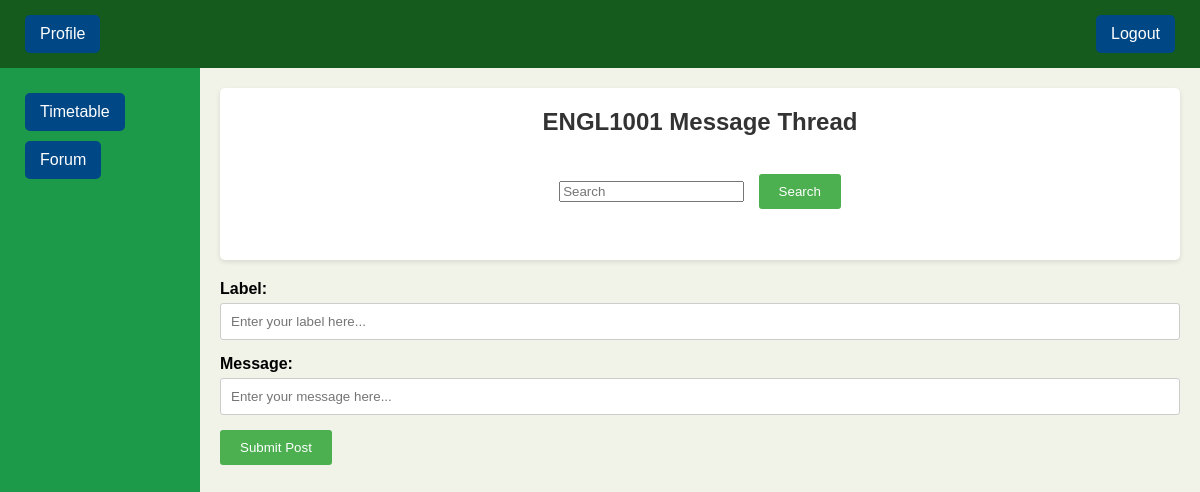
The app's page /message_board?class_id=ENGL1001 (signed in), older data.
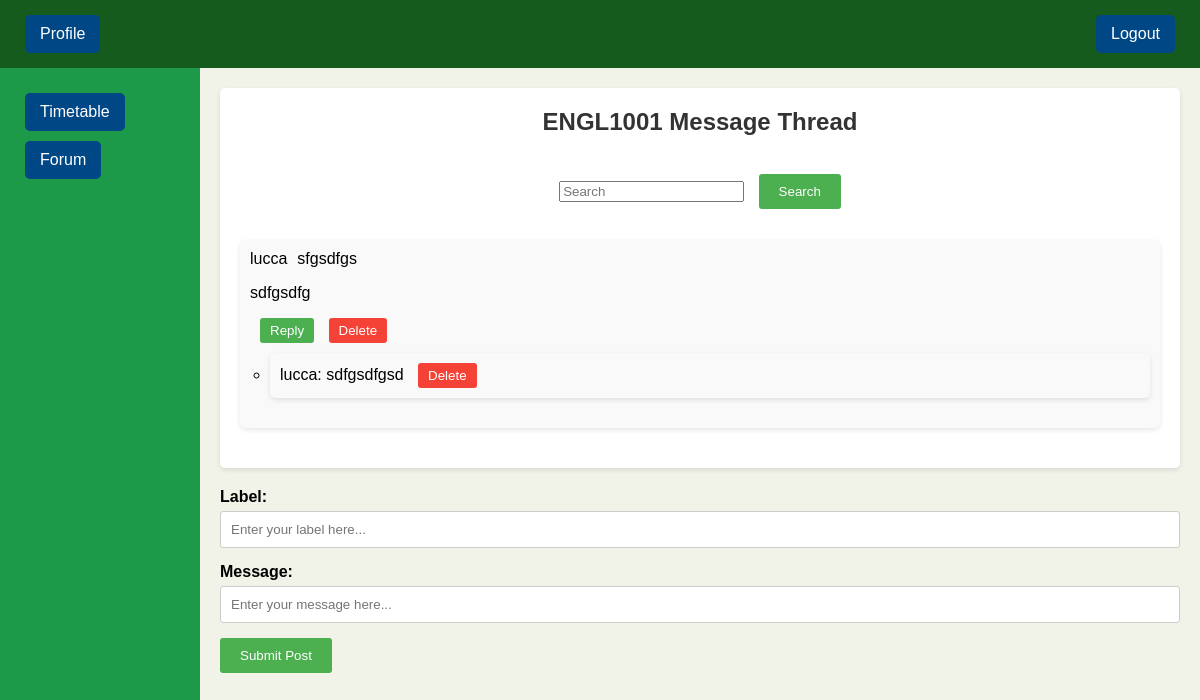
The same page, newer data.
### src/models.py (models this page shows, shortened)
class Message(db.Model):
    id = db.Column(db.Integer, primary_key=True)
    user_id = db.Column(db.Integer, db.ForeignKey('user.id'), nullable=False)
    content = db.Column(db.Text, nullable=False)
    timestamp = db.Column(db.DateTime, index=True, default=datetime.utcnow)
    parent_id = db.Column(db.Integer, db.ForeignKey(
        'message.id'), nullable=True)
    image_url = db.Column(db.String, nullable=True)
    label = db.Column(db.Text, nullable=False)
    unit_id = db.Column(db.Integer, db.ForeignKey('units.unit_id'))
    user = db.relationship('User', backref='messages')
    replies = db.relationship('Message', backref=db.backref(
        'parent', remote_side=[id]), lazy='dynamic')

class User(db.Model, UserMixin):
    id = db.Column(db.Integer, primary_key=True)
    username = db.Column(db.String(20), unique=True, nullable=False)
    password = db.Column(db.String(60), nullable=False)
    email = db.Column(db.String(120), unique=True, nullable=True)
    role = db.Column(db.String(20), nullable=False)
    email_verified = db.Column(db.Boolean, nullable=False, default=False)

### src/routes.py (the view)
@main.route('/message_board')
@login_required
def message_board():
    class_id = request.args.get('class_id')
    if not class_id:
        return "Class ID is required", 400
    messages = Message.query.filter_by(unit_id=class_id).all()
    return render_template('message_board.html', messages=messages, class_id=class_id, current_user=current_user)

### webforms.py
class searchForm(FlaskForm):
    searched = StringField('searched', validators=[DataRequired()])
    submit = SubmitField('Submit')

### src/__init__.py (called while the page is built)
@login_manager.user_loader
def load_user(id):
    from src.models import User, Message
    return User.query.get(int(id))

### src/routes.py (called while the page is built)
@main.context_processor
def base():
    form = searchForm()
    return dict(form=form)

### src/templates/message_board.html (shortened to what this page needs)
{% extends "base_user.html" %}
{% block content %}
    </head>
    <body>
        <div id="message-board">
            <h2><span id="unitCode">{{ class_id }}</span> Message Thread</h2>
            <br/>
            <div class="container-search" id="searchbar">
                <form method="POST" action="{{ url_for('main.search')}}" class="d-flex">
                    <input class="form-control me-2" type="search" placeholder="Search"
                    aria-label="Search" name="searched">
                    <button class="btn btn-success" type="submit">Search</button>
                </form>
            </div>
            <ul id="messages">
                {% for message in messages %}
                    {% if message.parent_id == None %}
                        <li data-message-id="{{ message.id }}" class="message-item">
                            <div class="message-header">
                                <span class="message-user">{{ message.user.username }}</span>
                                <span class="message-label">{{ message.label }}</span>
                            </div>
                            <div class="message-body">
                                <p>{{ message.content }}</p>
                                <button class="reply-btn" data-message-id="{{ message.id }}">Reply</button>
                                {% if message.user_id == current_user.id or current_user.role == 'admin' %}
                                    <button class="delete-btn" data-message-id="{{ message.id }}">Delete</button>
                                {% endif %}
                            </div>
                            <div>
                                <ul class="replies">
                                    {% for reply in messages %}
                                        {% if reply.parent_id == message.id %}
                                            <li data-message-id="{{ reply.id }}">
                                                {{ reply.user.username }}: {{ reply.content }}
                                                {% if reply.user_id == current_user.id or current_user.role == 'admin' %}
                                                    <button class="delete-btn" data-message-id="{{ reply.id }}">Delete</button>
                                                {% endif %}
                                            </li>
                                        {% endif %}
                                    {% endfor %}
                                </ul>
                            </div>
                        </li>
                    {% endif %}
                {% endfor %}
            </ul>
        </div>
        <form id="message-board-form">
            <div class="form-group">
                <label for="message-label-input">Label:</label>
                <input type="text" id="message-label-input" name="message_label" placeholder="Enter your label here..." required>
            </div>
            <div class="form-group">
                <label for="message-board-input">Message:</label>
                <input type="text" id="message-board-input" placeholder="Enter your message here...">
            </div>
            <button type="submit">Submit Post</button>
        </form>
    </body>
</html>
{% endblock %}

### src/templates/base_user.html (shortened to what this page needs)
<!DOCTYPE html>
<html lang="en">
<head>
    <link rel="stylesheet" href="{{ url_for('main.static', filename='user.css') }}">
</head>
<body>
    <header>
        <div class="top-nav">
            <a href="javascript:void(0);" class="button" data-url="{{ url_for('main.profile') }}" onclick="loadContent(this)">Profile</a>
            <a href="{{ url_for('main.logout') }}" class="button">Logout</a>
        </div>
    </header>
    <div class="container">
        <aside class="sidebar">
            <a href="javascript:void(0);" class="nav-btn" data-url="{{ url_for('main.timetable') }}" onclick="loadContent(this)">Timetable</a>
            <a href="javascript:void(0);" class="nav-btn" data-url="{{ url_for('main.forums') }}" onclick="loadContent(this)">Forum</a>
        </aside>
        <main id="main-content">
            {% block content %}{% endblock %}
</body>
</html>

### src/static/user.css (style rules this page uses)
body, html { margin: 0; padding: 0; height: 100%; font-family: Arial, sans-serif; }
.header, .container, .top-nav, .sidebar, main { box-sizing: border-box; }
.top-nav { display: flex; justify-content: space-between; padding: 10px 20px; background-color: rgb(20, 91, 29); color: white; }
.container { display: flex; height: auto; min-height: calc(100% - 40px); }
.sidebar { height: auto; flex-basis: 200px; background-color: rgb(29, 154, 73); color: white; padding: 20px; }
.button, .nav-btn { display: inline-block; padding: 10px 15px; margin: 5px; background-color: #004885; color: white; text-align: center; text-decoration: none; border: none; border-radius: 5px; cursor: pointer; }
#main-content { flex-grow: 1; padding: 20px; background-color: rgba(226, 231, 211, 0.494); }
.form-group { margin-bottom: 10px; }
.form-group label, .form-group input { display: block; }
.form-group input { width: 100%; box-sizing: border-box; }

### src/templates/message_board.html (style rules this page uses)
#message-board { margin: 0 auto; background-color: #fff; padding: 20px; border-radius: 5px; box-shadow: 0 2px 5px rgba(0, 0, 0, 0.1); }
h2 { text-align: center; margin-top: 0; color: #333; }
#messages { list-style-type: none; padding: 0; }
#messages li { margin-bottom: 20px; padding: 10px; background-color: #f9f9f9; border-radius: 5px; box-shadow: 0 2px 5px rgba(0, 0, 0, 0.1); }
.reply-btn, .delete-btn, .btn-success { padding: 5px 10px; background-color: #4CAF50; color: #fff; border: none; border-radius: 3px; cursor: pointer; margin-left: 10px; }
.delete-btn { background-color: #f44336; }
.replies { margin-top: 10px; padding-left: 20px; }
.replies li { margin-bottom: 10px; padding: 5px; background-color: #f1f1f1; border-radius: 3px; }
#message-board-form { margin-top: 20px; }
.form-group { margin-bottom: 15px; }
label { display: block; margin-bottom: 5px; font-weight: bold; }
input[type="text"] { width: 100%; padding: 10px; border: 1px solid #ccc; border-radius: 3px; box-sizing: border-box; }
button[type="submit"] { padding: 10px 20px; background-color: #4CAF50; color: #fff; border: none; border-radius: 3px; cursor: pointer; }
#message-board { margin-top: 0px; }
.container-search { text-align: center; margin-top: 0; color: #333; border-color: #333; border-radius: 10px; padding-bottom: 15px; }
.message-header { display: flex; justify-content: start; align-items: center; }
.message-user, .message-label { margin-right: 10px; }

Row changes from the older to the newer data that the page shows:
added Message: user.username "lucca", label "sfgsdfgs", content "sdfgsdfg", shown under "ENGL1001Message Thread"
added Message: user.username "lucca", content "sdfgsdfgsd"
